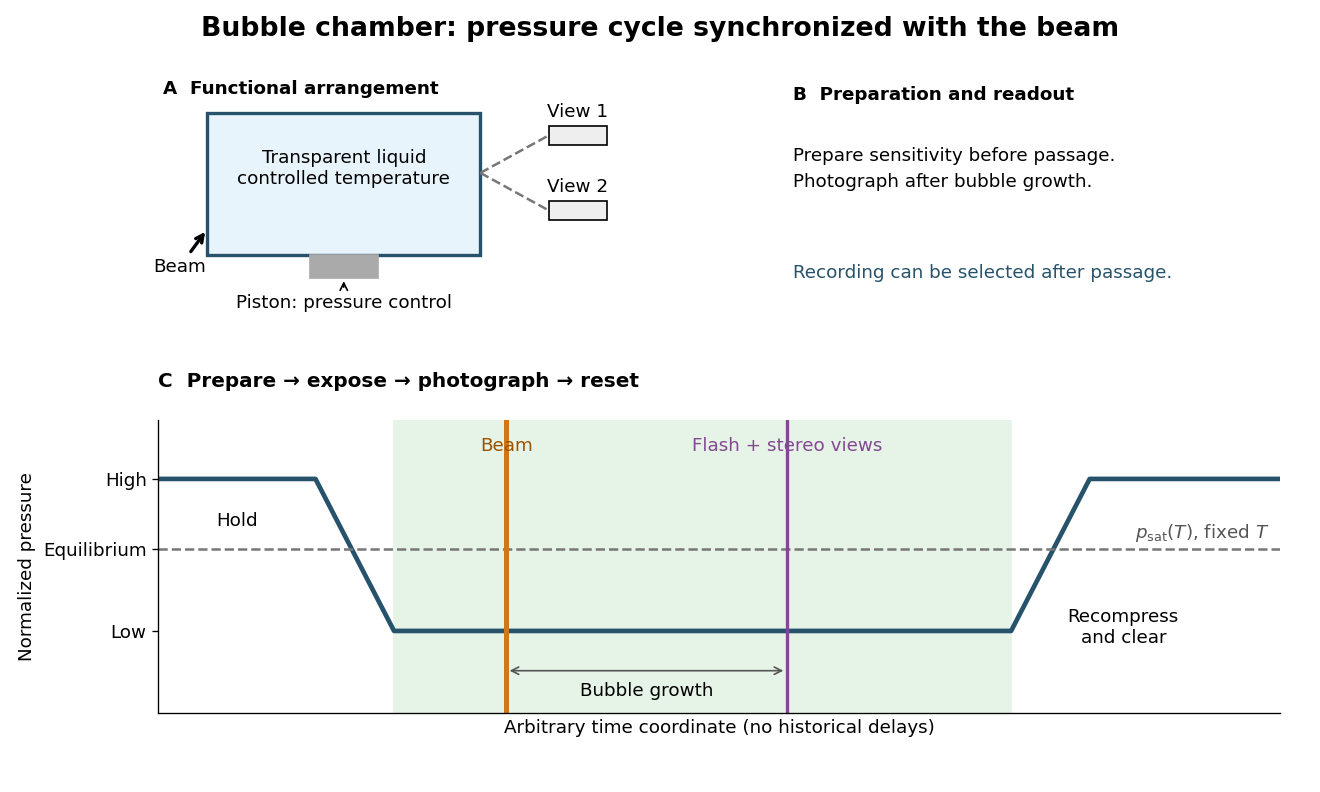

Write the Python code that produced this figure.
"""Original functional cycle; Python 3.14, matplotlib 3.10.7, numpy 2.3.5.

Run from _media. All times and pressure levels are chosen schematic values.
The shaded operating window is stipulated, not derived from thermodynamics.
"""
from pathlib import Path
import matplotlib.pyplot as plt
import numpy as np
from matplotlib.patches import FancyArrowPatch, Rectangle

plt.rcParams.update({'font.size': 11, 'font.family': 'DejaVu Sans'})
fig = plt.figure(figsize=(11, 6.6), facecolor='white')
gs = fig.add_gridspec(2, 2, height_ratios=[1, 1.3], hspace=0.45, wspace=0.30)
ax = fig.add_subplot(gs[0, 0])
ax.set(xlim=(0, 10), ylim=(0, 6))
ax.axis('off')
ax.add_patch(Rectangle((1, 1.3), 5.6, 3.8, facecolor='#e8f4fc', edgecolor='#26536b', lw=2))
ax.text(3.8, 3.2, 'Transparent liquid\ncontrolled temperature', ha='center')
ax.annotate('Beam', xy=(1, 2), xytext=(-0.1, 1.0), arrowprops={'arrowstyle': '->', 'lw': 2}, va='center')
ax.add_patch(Rectangle((3.1, 0.7), 1.4, 0.6, color='#aaa'))
ax.annotate('Piston: pressure control', xy=(3.8, 0.7), xytext=(3.8, -0.1), ha='center', arrowprops={'arrowstyle': '->'})
for y, label in [(4.5, 'View 1'), (2.5, 'View 2')]:
    ax.add_patch(Rectangle((8, y - 0.25), 1.2, 0.5, facecolor='#eee', edgecolor='black'))
    ax.plot([6.6, 8], [3.5, y], color='#777', ls='--')
    ax.text(8.6, y + 0.5, label, ha='center')
ax.text(0.1, 5.6, 'A  Functional arrangement', weight='bold')
ax = fig.add_subplot(gs[0, 1])
ax.axis('off')
ax.text(0, 0.97, 'B  Preparation and readout', weight='bold', va='top')
ax.text(0, 0.70, 'Prepare sensitivity before passage.\nPhotograph after bubble growth.', linespacing=1.6, va='top')
ax.text(0, 0.18, 'Recording can be selected after passage.', color='#26536b', va='top')
ax = fig.add_subplot(gs[1, :])
# A deliberately invented waveform with an equilibrium reference at fixed T.
t = np.array([0, 1.4, 2.1, 7.6, 8.3, 10])
p = np.array([1, 1, 0.35, 0.35, 1, 1])
ax.axvspan(2.1, 7.6, color='#e6f3e7', label='Stipulated sensitive window')
ax.plot(t, p, color='#26536b', lw=2.8, label='Chosen pressure cycle')
ax.axhline(0.7, color='#777', ls='--', lw=1.5)
ax.text(9.9, 0.72, r'$p_{\rm sat}(T)$, fixed $T$', ha='right', va='bottom', color='#555')
ax.axvline(3.1, color='#d27716', lw=3)
ax.text(3.1, 1.12, 'Beam', ha='center', color='#9b5200')
ax.axvline(5.6, color='#824891', lw=2)
ax.text(5.6, 1.12, 'Flash + stereo views', ha='center', color='#824891')
ax.annotate('', xy=(5.6, 0.18), xytext=(3.1, 0.18), arrowprops={'arrowstyle': '<->', 'color': '#555'})
ax.text(4.35, 0.07, 'Bubble growth', ha='center')
ax.text(0.7, 0.80, 'Hold', ha='center')
ax.text(8.6, 0.30, 'Recompress\nand clear', ha='center')
ax.set(xlim=(0, 10), ylim=(0, 1.25), xlabel='Arbitrary time coordinate (no historical delays)', ylabel='Normalized pressure')
ax.set_yticks([0.35, 0.7, 1], ['Low', 'Equilibrium', 'High'])
ax.set_xticks([])
ax.spines[['top', 'right']].set_visible(False)
ax.set_title('C  Prepare → expose → photograph → reset', loc='left', fontsize=12, weight='bold', pad=20)
fig.suptitle('Bubble chamber: pressure cycle synchronized with the beam', fontsize=16, weight='bold', y=0.98)
fig.subplots_adjust(top=0.9, bottom=0.10, left=0.12, right=0.97)
fig.savefig(Path(__file__).with_suffix('.png').name, dpi=120, facecolor='white')
plt.close(fig)
